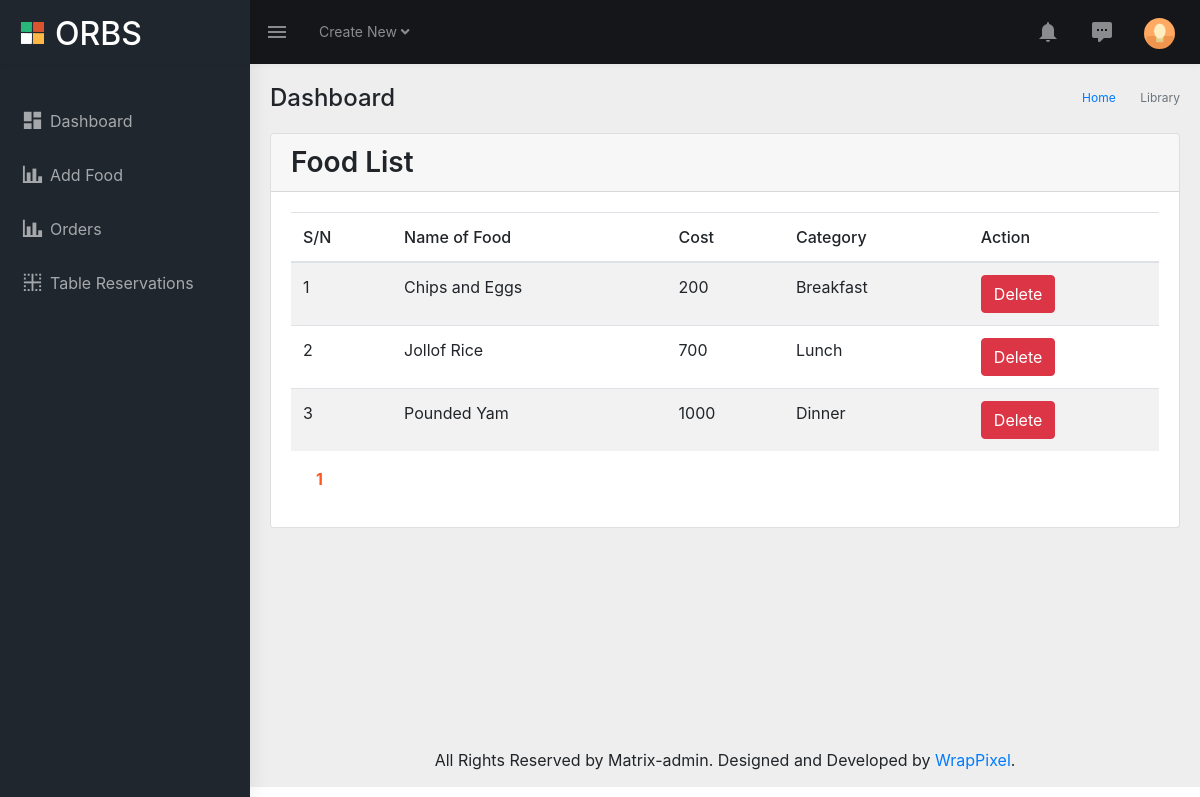
/orbs_admin/index.php, run on the app's committed database.
### tables this page shows
CREATE TABLE `food` (
  `id` int NOT NULL AUTO_INCREMENT,
  `name_of_food` varchar(100) NOT NULL DEFAULT '',
  `cost` varchar(10) NOT NULL,
  `description` varchar(225) NOT NULL,
  `code` varchar(50) DEFAULT NULL,
  `image` varchar(100) NOT NULL,
  `category` varchar(10) NOT NULL,
  `date` datetime DEFAULT NULL,
  PRIMARY KEY (`id`)
);

### orbs_admin/index.php (the view, shortened to what this page needs)
<?php include('includes/header.php');?>
<?php include('includes/sidebar.php');?>
        <div class="page-wrapper">
             <div class="page-breadcrumb">
                <div class="row">
                    <div class="col-12 d-flex no-block align-items-center">
                        <h4 class="page-title">Dashboard</h4>
                        <div class="ml-auto text-right">
                            <nav aria-label="breadcrumb">
                                <ol class="breadcrumb">
                                    <li class="breadcrumb-item"><a href="#">Home</a></li>
                                    <li class="breadcrumb-item active" aria-current="page">Library</li>
                                </ol>
                            </nav>
                        </div>
                    </div>
                </div>
            </div>
            <div class="container-fluid">
                <div class="row">
                    <div class="col-sm-12">
                        <div class="card">
                          <div class="card-header">
                            <h3 class="card-title">Food List</h3>
                          </div>
                          <div class="card-body">
                            <?php
                              $connection = mysqli_connect(DB_HOST, DB_USER, DB_PASSWORD, DB_NAME);
                              ?>
                    <?php
                        $per_page = 10;
                        $result = "";
                        $qry = "SELECT * FROM food";
                        $count = mysqli_query($connection, $qry);
                        $pages = ceil((mysqli_num_rows($count)) / $per_page);
                        if(isset($_GET['page'])) {
                            $page = $_GET['page'];
                        } else {
                            $page = 1;
                        }
                        $start  = ($page - 1) * $per_page;
                        $get = "SELECT * FROM food LIMIT $start, $per_page";
                        $query = mysqli_query($connection, $get);
                        if(mysqli_num_rows($query) > 0) {
                            $result = "<table class='table table-striped'>
                                        <thead>
                                            <th>S/N</th>
                                            <th>Name of Food</th>
                                            <th>Cost</th>
                                            <th>Category</th>
                                            <th>Action</th>
                                        </thead>
                                        <tbody>";
                            $x = 1;
                            while($row = mysqli_fetch_assoc($query)){
                                $id = $row['id'];
                                $name = $row['name_of_food'];
                                $price = $row['cost'];
                                $category = $row['category'];
                                $result .= "<tr>
                                                <td>$x</td>
                                                <td>$name</td>
                                                <td>$price</td>
                                                <td>$category</td>
                                                <td><a class='btn btn-danger' href='index.php?delete=".$id."' onclick='return check();'><i class='pe-7s-close-circle'></i>Delete</a></td>
                                            </tr>";
                                $x++;
                            }
                            $result .= "</tbody>
                                        </table>";
                        } else {
                            $result = "<p style='color:red; padding: 10px; background: #ffeeee;'>No records available in the database yet</p>";
                        }
                    ?>
                    <?php echo $result; ?>
                    <p style="padding: 0px 20px;"><?php if($pages >= 1 && $page <= $pages) {
                        for($i = 1; $i <= $pages; $i++) {
                            echo ($i == $page) ? "<a href='food_list.php?page=".$i."' style='margin-left:5px; font-weight: bold; text-decoration: none; color: #FF5722;' >$i</a>  "  : " <a href='index.php?page=".$i."' class='btn'>$i</a> ";
                        }
                    } ?></p>
                          </div>
                        </div>
                    </div>
                </div>
            </div>
<?php include('includes/footer.php');?>

### data on the page
food: name_of_food "Chips and Eggs", cost "200", category "Breakfast"
food: name_of_food "Jollof Rice", cost "700", category "Lunch"
food: name_of_food "Pounded Yam", cost "1000", category "Dinner"
